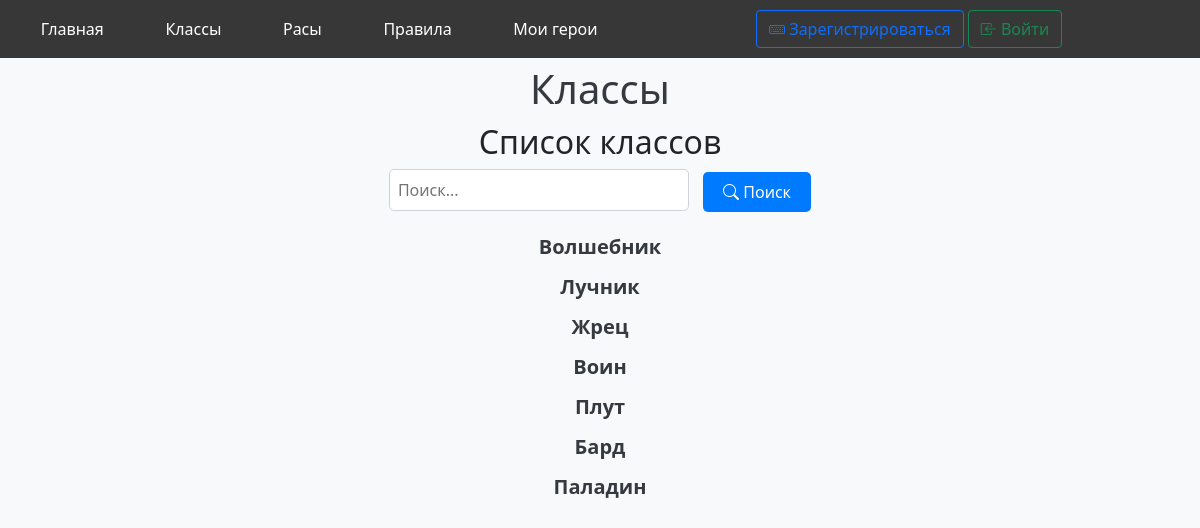
Page /classes on the committed database.
### data/classes.py (models this page shows)
class Classes(SqlAlchemyBase):
    __tablename__ = 'classes'
    id = sqlalchemy.Column(sqlalchemy.Integer,
                           primary_key=True, autoincrement=True)
    name = sqlalchemy.Column(sqlalchemy.String, unique=True)
    description = sqlalchemy.Column(sqlalchemy.String)
    strong_points = sqlalchemy.Column(sqlalchemy.String)
    weak_points = sqlalchemy.Column(sqlalchemy.String)
    primary_stat = sqlalchemy.Column(sqlalchemy.String)
    class_features = sqlalchemy.Column(sqlalchemy.String)
    weapon_proficiencies = sqlalchemy.Column(sqlalchemy.String)
    tool_proficiencies = sqlalchemy.Column(sqlalchemy.String)
    skill_proficiencies = sqlalchemy.Column(sqlalchemy.String)
    hero = orm.relationship('Hero', back_populates='classes')
    races = orm.relationship('Races', back_populates='classes')

### main.py (the view)
@app.route("/classes")
def classes_page():
    query = request.args.get('query', '').strip()
    if query:
        classes = search_class(query)
    else:
        db_sess = db_session.create_session()
        classes = db_sess.query(Classes).all()
    return render_template('classes_page.html', classes=classes, query=query)

### data/db_session.py (called while the page is built)
def create_session() -> Session:
    global __factory
    return __factory()

### templates/classes_page.html (shortened to what this page needs)
<!DOCTYPE html>
<html lang="en">
<head>
    <link rel="stylesheet"
    href="https://cdn.jsdelivr.net/npm/bootstrap@5.0.0-beta1/dist/css/bootstrap.min.css"
>
    <link rel="stylesheet" href="https://cdn.jsdelivr.net/npm/bootstrap@5.0.2/dist/css/bootstrap.min.css">
    <link rel="stylesheet" href="https://cdn.jsdelivr.net/npm/bootstrap-icons@1.11.3/font/bootstrap-icons.min.css">
    <link rel="stylesheet" href="https://cdnjs.cloudflare.com/ajax/libs/font-awesome/4.7.0/css/font-awesome.min.css">
    <link rel="stylesheet" type="text/css" href="{{ url_for('static', filename='css/style.css')}}" />
</head>
<body>
    <header>
        <div class="account">
            <a href="/" class="header_link">Главная</a>
            <a href="/classes" class="header_link">Классы</a>
            <a href="/races" class="header_link">Расы</a>
            <a href="/rules" class="header_link">Правила</a>
            <a href="/my_heroes" class="header_link">Мои герои</a>
            {% if current_user.is_authenticated %}
                <p style="color: white" class="account_buttons">
                    <i class="bi bi-person-circle" style="color: white"></i>
                    {{ current_user.name }}
                    <a class="navbar-brand" href="/logout">Выйти</a>
                </p>
            {% else %}
                <p class="account_buttons">
                    <a type="button" class="btn btn-outline-primary has-icon" href="/register">
                        <i class="bi bi-keyboard"></i>
                        <span>Зарегистрироваться</span>
                    </a>
                    <a type="button" class="btn btn-outline-success has-icon" href="/login">
                        <i class="bi bi-box-arrow-in-left"></i>
                        <span>Войти</span>
                    </a>
                </p>
            {% endif %}
        </div>
    </header>
    <div class="header_race">
        <h1>Классы</h1>
    </div>
    <h2>Список классов</h2>
    <form action="/classes" method="get">
        <input type="text" name="query" value="{{ query }}" placeholder="Поиск...">
        <button type="submit" class="btn btn-primary has-icon">
            <i class="bi bi-search"></i>
            <span>Поиск</span>
        </button>
    </form>
    <ul>
        {% for class in classes %}
            <li><a class="race_link" style="font-size: 20px" href="/classes/{{ class.id }}">{{ class.name }}</a></li>
        {% endfor %}
    </ul>
</body>
</html>

### static/css/style.css (style rules this page uses)
.account { display: flex; }
header { background-color: rgba(0, 0, 0, 0.78); position: fixed; top: 0; margin-left: auto; margin-right: auto; width: 100vw; padding: 10px; display: inline-block; }
.account_buttons { width: 500px; margin: auto; text-align: center; }
.header_link { color: white; text-decoration: none; margin: auto; }

### templates/classes_page.html (style rules this page uses)
body { margin: 0; padding: 0; background-color: #f8f9fa; }
.header_race { text-align: center; margin-top: 65px; color: black; }
h1 { color: #343a40; margin-top: 20px; margin-bottom: 10px; text-align: center; }
form { text-align: center; margin-bottom: 20px; }
input[type="text"] { width: 300px; padding: 8px; border: 1px solid #ced4da; border-radius: 5px; margin-right: 10px; }
button[type="submit"] { padding: 8px 20px; background-color: #007bff; color: #ffffff; border: none; border-radius: 5px; cursor: pointer; }
ul { list-style-type: none; padding: 0; margin: 0; text-align: center; }
li { margin-bottom: 10px; }
.race_link { text-decoration: none; color: #343a40; font-weight: bold; }
h2 { text-align: center; }

### rows in the picture
Classes: name "Волшебник"
Classes: name "Лучник"
Classes: name "Жрец"
Classes: name "Воин"
Classes: name "Плут"
Classes: name "Бард"
Classes: name "Паладин"
